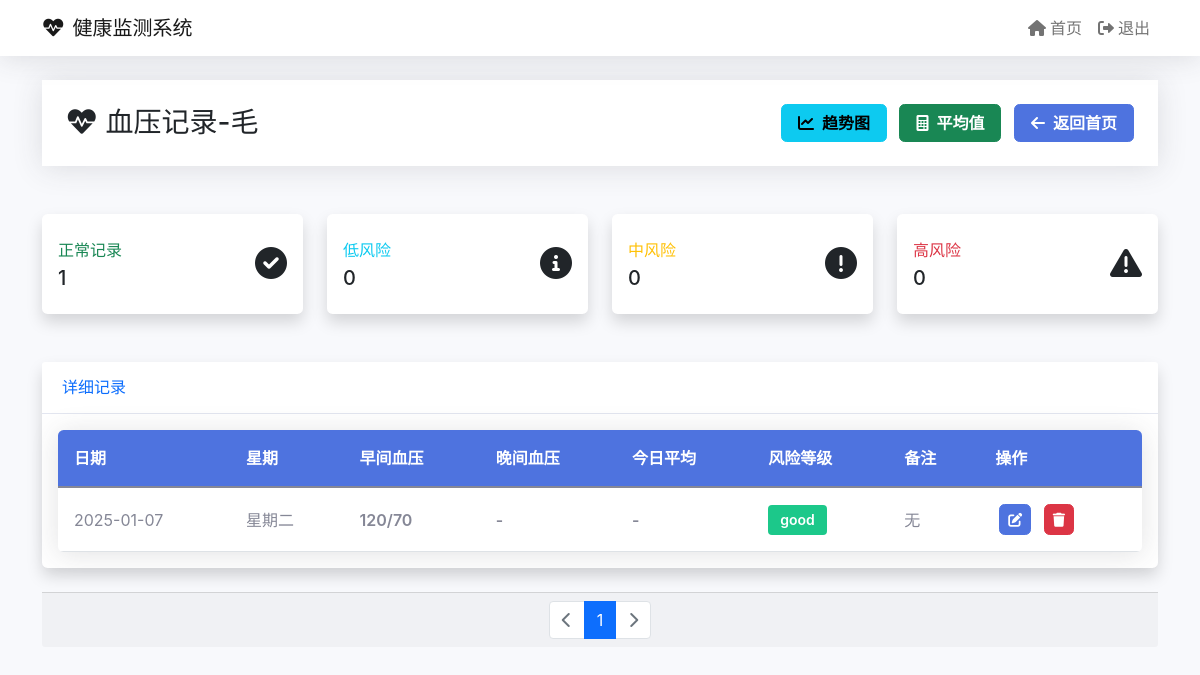
/blood_pressure2_detail (signed in), run on an earlier commit of the app's database.
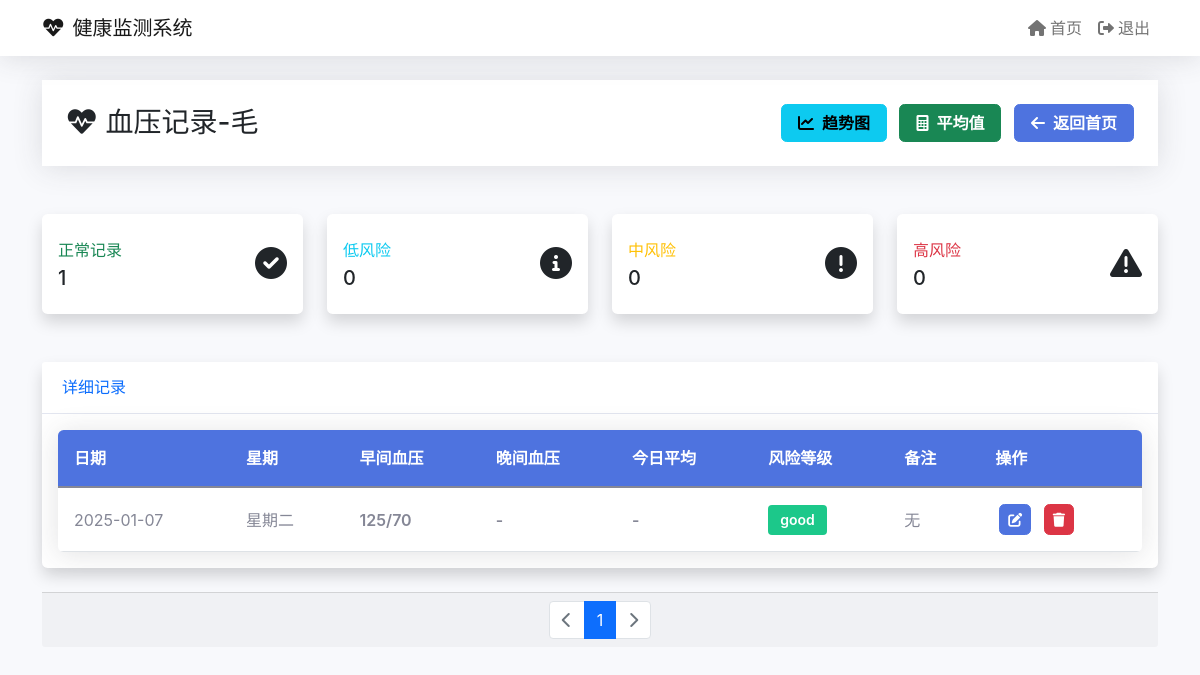
And on a later commit of the database.
### tables this page shows
CREATE TABLE bloodpressure2_records
           (id INTEGER PRIMARY KEY AUTOINCREMENT,
            date TEXT NOT NULL,
            day_of_week TEXT NOT NULL,
            morning_high INTEGER,
            morning_low INTEGER,
            afternoon_high INTEGER,
            afternoon_low INTEGER,
            notes TEXT,
            today_average TEXT,
            risk TEXT);

### app.py (the view)
@app.route('/blood_pressure2_detail')
@login_required
def blood_pressure2_detail():
    page = request.args.get('page', 1, type=int)
    per_page = 10
    db = get_db()
    total = db.execute('SELECT COUNT(*) FROM bloodpressure2_records').fetchone()[0]
    total_pages = (total + per_page - 1) // per_page
    offset = (page - 1) * per_page
    records = db.execute('''SELECT * FROM bloodpressure2_records
                           ORDER BY date DESC LIMIT ? OFFSET ?''',
                        [per_page, offset]).fetchall()
    records_with_daily = []
    for record in records:
        record_dict = dict(record)
        if record['morning_high'] and record['afternoon_high'] and record['morning_low'] and record['afternoon_low']:
            daily_high = round((record['morning_high'] + record['afternoon_high']) / 2, 1)
            daily_low = round((record['morning_low'] + record['afternoon_low']) / 2, 1)
            record_dict['today_average'] = f"{daily_high}/{daily_low}"
        else:
            record_dict['today_average'] = None
        if record['morning_high'] and record['afternoon_high']:
            record_dict['daily_high'] = round((record['morning_high'] + record['afternoon_high']) / 2, 1)
        else:
            record_dict['daily_high'] = None
        if record['morning_low'] and record['afternoon_low']:
            record_dict['daily_low'] = round((record['morning_low'] + record['afternoon_low']) / 2, 1)
        else:
            record_dict['daily_low'] = None
        records_with_daily.append(record_dict)
    db.close()
    return render_template('bloodpressure2detail.html',
                         records=records_with_daily,
                         current_page=page,
                         total_pages=total_pages)

### app.py (called while the page is built)
def login_required(f):
    @wraps(f)
    def decorated_function(*args, **kwargs):
        if 'logged_in' not in session:
            return redirect(url_for('login'))
        return f(*args, **kwargs)
    return decorated_function

### templates/bloodpressure2detail.html (shortened to what the changed rows need)
{% extends "base.html" %}
{% block content %}
<div class="row mb-4">
    <div class="col-12">
        <div class="page-header">
            <div class="container">
                <div class="d-flex justify-content-between align-items-center">
                    <h1 class="h3 mb-0 text-gray-800">
                        <i class="fas fa-heartbeat me-2"></i>血压记录-毛
                    </h1>
                </div>
            </div>
        </div>
    </div>
</div>
    {% set risk_stats = namespace(good=0, low=0, middle=0, high=0) %}
    {% for record in records %}
        {% if record.risk == 'good' %}
            {% set risk_stats.good = risk_stats.good + 1 %}
        {% elif record.risk == 'low risk' %}
            {% set risk_stats.low = risk_stats.low + 1 %}
        {% elif record.risk == 'middle risk' %}
            {% set risk_stats.middle = risk_stats.middle + 1 %}
        {% elif record.risk == 'high risk' %}
            {% set risk_stats.high = risk_stats.high + 1 %}
        {% endif %}
    {% endfor %}
<div class="card shadow mb-4">
    <div class="card-body">
        <div class="table-responsive">
            <table class="table table-hover">
                <thead>
                    <tr>
                        <th>日期</th>
                        <th>星期</th>
                        <th>早间血压</th>
                        <th>晚间血压</th>
                        <th>今日平均</th>
                        <th>风险等级</th>
                        <th>备注</th>
                        <th>操作</th>
                    </tr>
                </thead>
                <tbody>
                    {% for record in records %}
                    <tr>
                        <td>{{ record.date }}</td>
                        <td>{{ record.day_of_week }}</td>
                        <td class="blood-pressure-value">
                            {% if record.morning_high and record.morning_low %}
                                {{ record.morning_high }}/{{ record.morning_low }}
                            {% else %}
                                -
                            {% endif %}
                        </td>
                        <td class="blood-pressure-value">
                            {% if record.afternoon_high and record.afternoon_low %}
                                {{ record.afternoon_high }}/{{ record.afternoon_low }}
                            {% else %}
                                -
                            {% endif %}
                        </td>
                        <td class="blood-pressure-value">{{ record.today_average or '-' }}</td>
                        <td>
                            <span class="badge badge-{{ 'danger' if record.risk == 'high risk'
                                                    else 'warning' if record.risk == 'middle risk'
                                                    else 'info' if record.risk == 'low risk'
                                                    else 'success' }}">
                                {{ record.risk or '正常' }}
                            </span>
                        </td>
                        <td>{{ record.notes or '无' }}</td>
                        <td class="action-buttons">
                            <button type="button" class="btn btn-primary btn-sm" data-bs-toggle="modal" data-bs-target="#editModal{{ record.id }}">
                                <i class="fas fa-edit"></i>
                            </button>
                            <a href="{{ url_for('delete_blood_pressure2', id=record.id) }}" class="btn btn-danger btn-sm" onclick="return confirm('确定要删除这条记录吗？')">
                                <i class="fas fa-trash"></i>
                            </a>
                        </td>
                    </tr>
                    {% endfor %}
                </tbody>
            </table>
        </div>
    </div>
</div>
{% endblock %}

What changed in the data, as far as the page shows it:
changed bloodpressure2_records "星期二": morning_high "120" → "125"
